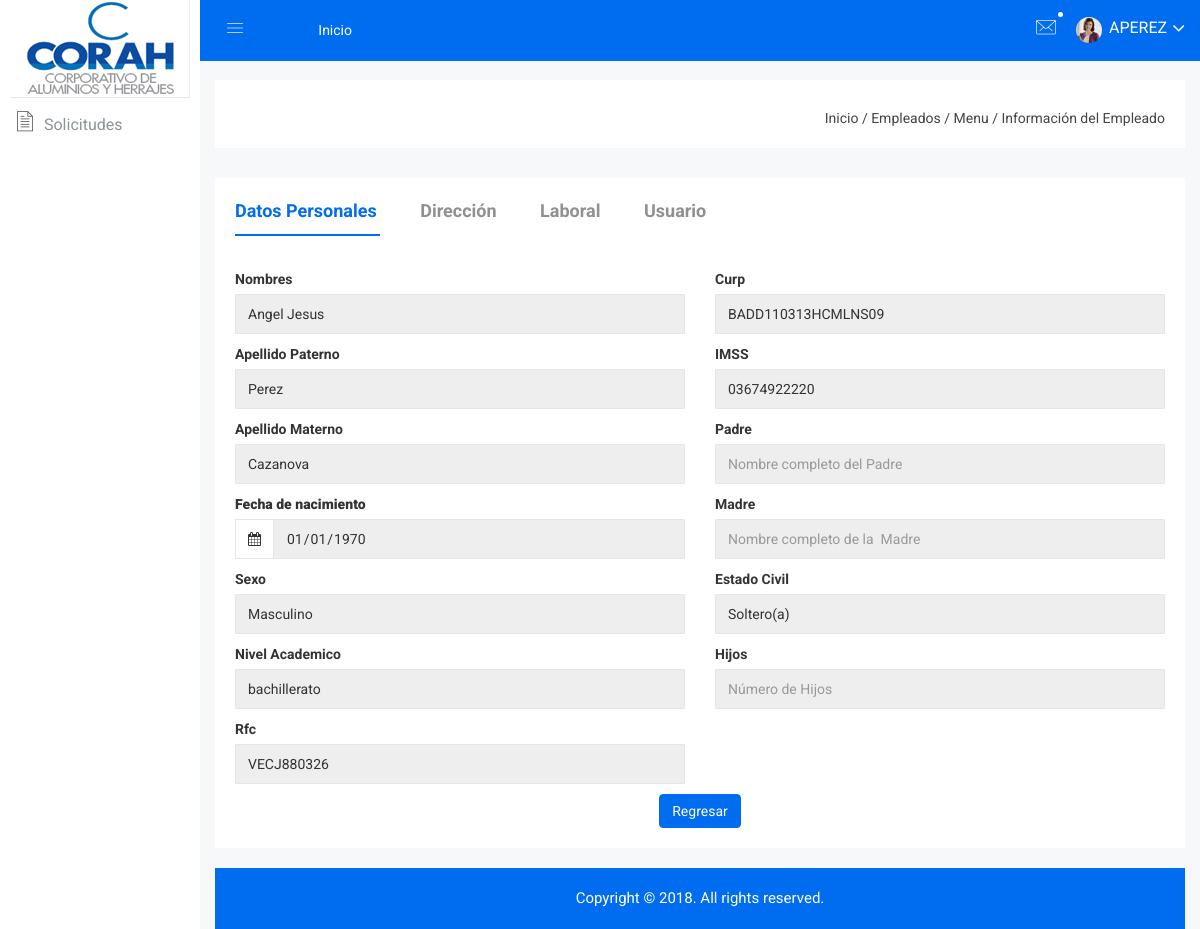
The page /BackEnd/Vistas/Ver_Empleado.php (signed in) on the database its author committed.
### tables this page shows
CREATE TABLE `personal` (
  `IdPersonal` int(11) NOT NULL AUTO_INCREMENT,
  `Nombre` varchar(50) DEFAULT NULL,
  `ApellidoPaterno` varchar(60) DEFAULT NULL,
  `ApellidoMaterno` varchar(60) DEFAULT NULL,
  `Curp` varchar(20) DEFAULT NULL,
  `Tipo` varchar(60) DEFAULT NULL,
  `Direccion` varchar(200) DEFAULT NULL,
  `Colonia` varchar(150) DEFAULT NULL,
  `Delegacion` varchar(150) DEFAULT NULL,
  `CodigoPostal` int(11) DEFAULT NULL,
  `Rfc` varchar(200) DEFAULT NULL,
  `Imss` varchar(70) DEFAULT NULL,
  `FechaNacimiento` date DEFAULT NULL,
  `NivelAcademico` varchar(70) DEFAULT NULL,
  `Sexo` varchar(15) DEFAULT NULL,
  `EstadoCivil` varchar(50) DEFAULT NULL,
  `Hijos` varchar(10) DEFAULT NULL,
  `Padre` varchar(90) DEFAULT NULL,
  `Madre` varchar(90) DEFAULT NULL,
  `Departamento` varchar(60) DEFAULT NULL,
  `SueldoDiario` decimal(10,0) DEFAULT NULL,
  `SueldoAnterior` decimal(10,0) DEFAULT NULL,
  `SueldoActual` decimal(10,0) DEFAULT NULL,
  `FechaBaja` datetime DEFAULT NULL,
  `ConceptoBaja` varchar(70) DEFAULT NULL,
  `FechaAlta` datetime DEFAULT NULL,
  `FechaAntiguedad` datetime DEFAULT NULL,
  `UltimaModificacion` datetime DEFAULT NULL,
  `TipoContrato` varchar(70) DEFAULT NULL,
  `Telefono` varchar(15) DEFAULT NULL,
  `IdPuesto` int(11) NOT NULL,
  `IdUsuario` int(11) NOT NULL,
  `IdSucursal` int(11) NOT NULL,
  `IdPoblacion` int(11) NOT NULL,
  PRIMARY KEY (`IdPersonal`),
  KEY `RefPuestos7` (`IdPuesto`),
  KEY `RefUsuario11` (`IdUsuario`),
  KEY `RefSucursal15` (`IdSucursal`),
  KEY `RefPoblacion16` (`IdPoblacion`),
  CONSTRAINT `RefPoblacion16` FOREIGN KEY (`IdPoblacion`) REFERENCES `poblacion` (`IdPoblacion`),
  CONSTRAINT `RefPuestos7` FOREIGN KEY (`IdPuesto`) REFERENCES `puestos` (`IdPuesto`),
  CONSTRAINT `RefSucursal15` FOREIGN KEY (`IdSucursal`) REFERENCES `sucursal` (`IdSucursal`),
  CONSTRAINT `RefUsuario11` FOREIGN KEY (`IdUsuario`) REFERENCES `usuario` (`IdUsuario`)
);

### BackEnd/Vistas/Ver_Empleado.php (the view, shortened to what this page needs)
<?php
include("../Master/Header.php");
include("../Modelo/Conexion.php");
$IdPersonal= $_SESSION['IdPersonal'];
$sql1 = 'SELECT p.IdPersonal, p.Nombre, p.ApellidoPaterno, p.ApellidoMaterno, p.Curp, p.Tipo, p.Direccion, p.Colonia, p.Delegacion, p.CodigoPostal, p.Rfc, p.Imss, p.FechaNacimiento, p.NivelAcademico, p.Sexo,
p.EstadoCivil, p.Hijos, p.Padre, p.Madre, p.Departamento, p.SueldoDiario, p.SueldoAnterior, p.SueldoActual, p.FechaBaja, p.ConceptoBaja, p.FechaAlta, p.FechaAntiguedad, p.UltimaModificacion, p.TipoContrato,
p.Telefono, p.IdPuesto, p.IdUsuario, p.IdSucursal, p.IdPoblacion, u.Usuario, u.Contrasena, po.NombrePoblacion, e.NombreEstado, pa.NombrePais
from personal p
inner join usuario u on p.IdUsuario = u.IdUsuario
inner join poblacion po on p.IdPoblacion = po.IdPoblacion
inner join estado e on po.IdEstado = e.IdEstado
inner join pais pa on e.IDPais = pa.IDPais WHERE IdPersonal = :IdPersonal';
$sentencia = $pdo->prepare($sql1);
$sentencia ->execute([':IdPersonal'=>$IdPersonal]);
$empleado = $sentencia->fetch(PDO::FETCH_OBJ);
?>
    <link rel="stylesheet" href="../Recursos/css/datapicker/datepicker3.css">
        <link rel="stylesheet" href="../Recursos/css/chosen/bootstrap-chosen.css">
      <div class="breadcome-area">
                <div class="container-fluid">
                    <div class="row">
                        <div class="col-lg-12 col-md-12 col-sm-12 col-xs-12">
                            <div class="breadcome-list single-page-breadcome">
                                <div class="row">
                                    <div class="col-lg-6 col-md-6 col-sm-6 col-xs-12">
                                    </div>
                                    <div class="col-lg-6 col-md-6 col-sm-6 col-xs-12">
                                        <ul class="breadcome-menu">
                                            <li><a href="index.php">Inicio</a> <span class="bread-slash">/</span>
                                            </li>
                                            <li><a href="Empleados.php">Empleados</a> <span class="bread-slash">/</span>
                                            </li>
                                            <li><a href="MenuEmpleado.php?IdPersonal=<?php echo $IdPersonal?>">Menu</a> <span class="bread-slash">/</span>
                                            </li>
                                            <li><span class="bread-blod">Información del Empleado</span>
                                            </li>
                                        </ul>
                                    </div>
                                </div>
                            </div>
                        </div>
                    </div>
                </div>
            </div>
        </div>
        <div class="single-pro-review-area mt-t-30 mg-b-15">
            <div class="container-fluid">
                <div class="row">
                    <div class="col-lg-12 col-md-12 col-sm-12 col-xs-12">
                        <div class="product-payment-inner-st">
                            <ul id="myTabedu1" class="tab-review-design">
                                <li class="active"><a href="#personales">Datos Personales</a></li>
                                <li><a href="#DireccionId">Dirección</a></li>
                                <li><a href="#LaboralID">Laboral</a></li>
                                <li><a href="#UsuarioId">Usuario</a></li>
                            </ul>
                            <form method="POST" id="formulario">
                            <div id="myTabContent" class="tab-content custom-product-edit">
                                <div class="product-tab-list tab-pane fade active in" id="personales">
                                    <div class="row">
                                        <div class="col-lg-12 col-md-12 col-sm-12 col-xs-12">
                                            <div class="review-content-section">
                                                <div id="dropzone1" class="pro-ad addcoursepro">
                                                <div class="row">
                                                            <div class="col-lg-6 col-md-6 col-sm-6 col-xs-12">
                                                                <div class="form-group">
                                                                <label>Nombres</label>
                                                                   <input name="Nombre" id="Nombre" value="<?=$empleado->Nombre;?>" type="text" class="form-control" placeholder="Nombre" readonly>
                                                                </div>
                                                                <div class="form-group">
                                                                <label>Apellido Paterno</label>
                                                                    <input name="ApellidoPaterno" id="ApellidoPaterno" value="<?=$empleado->ApellidoPaterno?>" type="text" class="form-control" placeholder="Apellido Paterno" readonly>
                                                                </div>
                                                                <div class="form-group">
                                                                <label>Apellido Materno</label>
                                                                    <input name="ApellidoMaterno" id="ApellidoMaterno" value="<?=$empleado->ApellidoMaterno?>" type="text" class="form-control" placeholder="Apellido Materno" readonly>
                                                                </div>
                                                                <div class="form-group">
                                                                    <label><strong>Fecha de nacimiento</strong></label>
                                                                    <div class="input-group date">
                                                                        <span class="input-group-addon"><i
                                                                                class="fa fa-calendar"></i></span>
                                                                        <input type="date" name="FechaNacimiento"
                                                                            id="FechaNacimiento" class="form-control"
                                                                            value="<?= date("Y-m-d", strtotime($empleado->FechaNacimiento) ); ?>" readonly>
                                                                    </div>
                                                                </div>
                                                                <div class="form-group">
                                                                <label>Sexo</label>
                                                                <input type="text" name="Sexo" id="Sexo" value = "<?= $empleado->Sexo?>" class="form-control" readonly>
                                                                </div>
                                                                <div class="form-group">
                                                                    <label>Nivel Academico</label>
                                                                    <input name="NivelAcademico" id="NivelAcademico" value="<?= $empleado->NivelAcademico?>" type="text" class="form-control" readonly>
                                                                </div>
                                                                <div class="form-group">
                                                                <label>Rfc</label>
                                                                    <input name="Rfc" id="Rfc" value="<?= $empleado->Rfc?>"  type="text" class="form-control" readonly>
                                                                </div>
                                                            </div>
                                                            <div class="col-lg-6 col-md-6 col-sm-6 col-xs-12">
                                                                <div class="form-group">
                                                                    <label>Curp</label>
                                                                    <input name="Curp" id="Curp" value="<?= $empleado->Curp?>" type="text" class="form-control" placeholder="Curp"
                                                                        maxlength="18" readonly>
                                                                </div>
                                                                <div class="form-group">
                                                                    <label>IMSS</label>
                                                                    <input name="Imss" id="Imss" value="<?=$empleado->Imss?>" type="text" class="form-control" placeholder="IMSS"
                                                                        maxlength="11" readonly>
                                                                </div>
                                                                <div class="form-group">
                                                                <label>Padre</label>
                                                                    <input name="Padre" name="Padre" id="Padre" value="<?= $empleado->Padre?>" type="text" class="form-control" placeholder="Nombre completo del Padre" readonly>
                                                                </div>
                                                                <div class="form-group">
                                                                <label>Madre</label>
                                                                    <input name="Madre" name="Madre" id="Madre" value="<?= $empleado->Madre?>" type="text" class="form-control" placeholder="Nombre completo de la  Madre" readonly>
                                                                </div>
                                                                <div class="form-group">
                                                                <label>Estado Civil</label>
                                                                <input name="EstadoCivil" id="EstadoCivil" value="<?= $empleado->EstadoCivil?>" class="form-control" readonly>
                                                                </div>
                                                                <div class="form-group">
                                                                <label>Hijos</label>
                                                                    <input name="Hijos" id="Hijos" value="<?=$empleado->Hijos?>" type="text" class="form-control" placeholder="Número de Hijos" maxlength="2" readonly>
                                                                </div>
                                                            </div>
                                                            <div class="row">
                                                            <div class="col-lg-12">
                                                                <div class="payment-adress">
                                                                    <a href="MenuEmpleado.php?IdPersonal=<?php echo $IdPersonal?>"  class="btn btn-success waves-effect waves-light">Regresar</a>
                                                                </div>
                                                            </div>
                                                        </div>
                                                        </div>
                                                </div>
                                            </div>
                                        </div>
                                    </div>
                                </div>
                            </form>
                        </div>
                    </div>
                </div><br/>
            </div>
        </div>
<?php
 include ("../Master/Footer.php");
?>

### rows shown on the page
personal: Nombre "Angel Jesus", ApellidoPaterno "Perez", ApellidoMaterno "Cazanova", FechaNacimiento "01/01/1970", Sexo "Masculino", NivelAcademico "bachillerato", Rfc "VECJ880326", Curp "BADD110313HCMLNS09", Imss "03674922220", EstadoCivil "Soltero(a)"

### other values the page prints
$_SESSION['Usuario'] "APEREZ"
